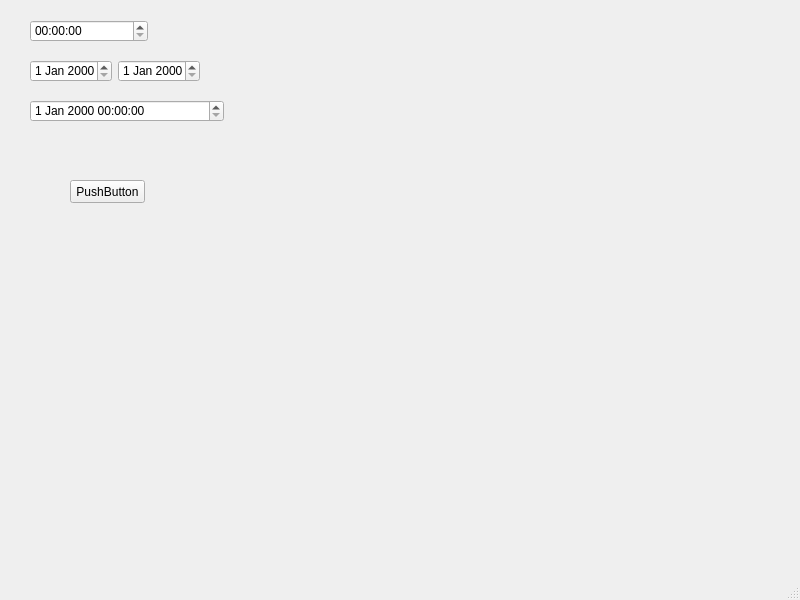
<?xml version="1.0" encoding="UTF-8"?>
<ui version="4.0">
 <class>MainWindow</class>
 <widget class="QMainWindow" name="MainWindow">
  <property name="geometry">
   <rect>
    <x>0</x>
    <y>0</y>
    <width>800</width>
    <height>600</height>
   </rect>
  </property>
  <property name="windowTitle">
   <string>MainWindow</string>
  </property>
  <widget class="QWidget" name="centralwidget">
   <widget class="QTimeEdit" name="timeEdit">
    <property name="geometry">
     <rect>
      <x>30</x>
      <y>20</y>
      <width>118</width>
      <height>22</height>
     </rect>
    </property>
   </widget>
   <widget class="QDateTimeEdit" name="dateTimeEdit">
    <property name="geometry">
     <rect>
      <x>30</x>
      <y>100</y>
      <width>194</width>
      <height>22</height>
     </rect>
    </property>
   </widget>
   <widget class="QPushButton" name="pushButton">
    <property name="geometry">
     <rect>
      <x>70</x>
      <y>180</y>
      <width>75</width>
      <height>23</height>
     </rect>
    </property>
    <property name="text">
     <string>PushButton</string>
    </property>
   </widget>
   <widget class="QWidget" name="">
    <property name="geometry">
     <rect>
      <x>30</x>
      <y>60</y>
      <width>170</width>
      <height>22</height>
     </rect>
    </property>
    <layout class="QHBoxLayout" name="horizontalLayout">
     <item>
      <widget class="QDateEdit" name="dateEdit"/>
     </item>
     <item>
      <widget class="QDateEdit" name="dateEdit_2"/>
     </item>
    </layout>
   </widget>
  </widget>
  <widget class="QMenuBar" name="menubar">
   <property name="geometry">
    <rect>
     <x>0</x>
     <y>0</y>
     <width>800</width>
     <height>21</height>
    </rect>
   </property>
  </widget>
  <widget class="QStatusBar" name="statusbar"/>
 </widget>
 <resources/>
 <connections/>
</ui>
